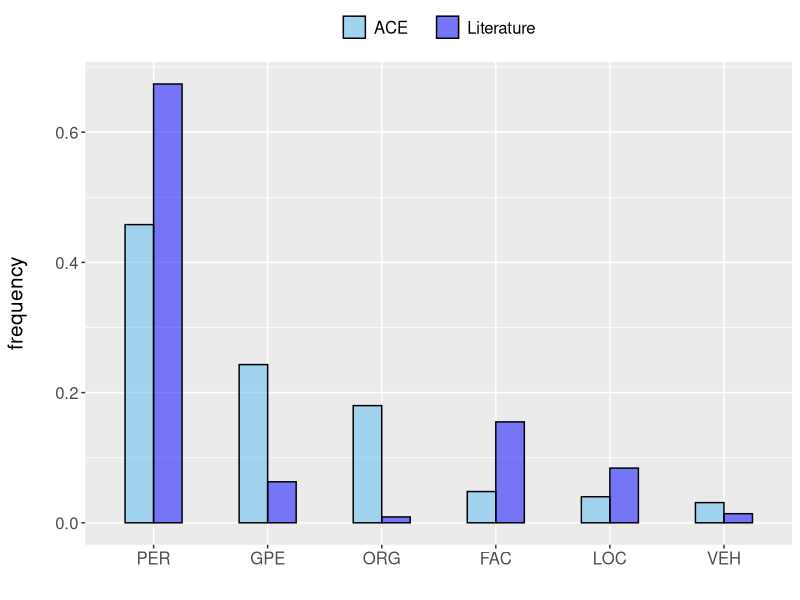

Write R code to recreate this figure.
library(ggplot2)
library(reshape2)

data=read.table("../results/fig1.dists.txt", header=TRUE)
melted=melt(data, id.vars="type", variable.name="Data")
melted$type<- factor(melted$type, levels=c("PER", "GPE", "ORG", "FAC", "LOC", "VEH"))
melted$Model<- factor(melted$Data, levels=c("ACE", "Literature"),  labels=c("ACE", "Literature") )

dodge=position_dodge(width=0.5)

ggplot(melted, aes(x=type, y=value, fill=Data)) + geom_bar(width=0.5, position=dodge, colour='black', stat="identity") + ylab("frequency") + xlab("") + scale_fill_manual(values=alpha(c("#59BAF2", "#0000FF"),0.5), labels=c("ACE    ", "Literature")) + theme(text=element_text(size=15), axis.title.y=element_text(margin = margin(t = 0, r = 20, b = 0, l = 0)),  legend.position="top",legend.title=element_blank())